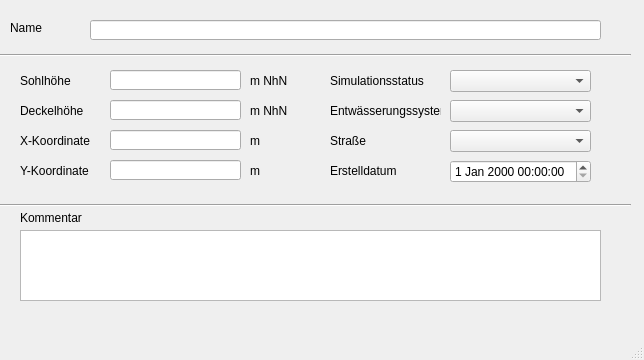
<?xml version="1.0" encoding="UTF-8"?>
<ui version="4.0">
 <class>MainWindow</class>
 <widget class="QMainWindow" name="MainWindow">
  <property name="geometry">
   <rect>
    <x>0</x>
    <y>0</y>
    <width>644</width>
    <height>360</height>
   </rect>
  </property>
  <property name="windowTitle">
   <string>MainWindow</string>
  </property>
  <widget class="QWidget" name="centralwidget">
   <widget class="QLabel" name="label">
    <property name="geometry">
     <rect>
      <x>10</x>
      <y>20</y>
      <width>46</width>
      <height>16</height>
     </rect>
    </property>
    <property name="text">
     <string>Name</string>
    </property>
   </widget>
   <widget class="QLabel" name="label_8">
    <property name="geometry">
     <rect>
      <x>250</x>
      <y>70</y>
      <width>46</width>
      <height>21</height>
     </rect>
    </property>
    <property name="text">
     <string>m NhN</string>
    </property>
   </widget>
   <widget class="QLabel" name="label_11">
    <property name="geometry">
     <rect>
      <x>250</x>
      <y>130</y>
      <width>46</width>
      <height>21</height>
     </rect>
    </property>
    <property name="text">
     <string>m</string>
    </property>
   </widget>
   <widget class="QLabel" name="label_5">
    <property name="geometry">
     <rect>
      <x>20</x>
      <y>100</y>
      <width>71</width>
      <height>21</height>
     </rect>
    </property>
    <property name="text">
     <string>Deckelhöhe</string>
    </property>
   </widget>
   <widget class="QLabel" name="label_6">
    <property name="geometry">
     <rect>
      <x>20</x>
      <y>130</y>
      <width>71</width>
      <height>21</height>
     </rect>
    </property>
    <property name="text">
     <string>X-Koordinate</string>
    </property>
   </widget>
   <widget class="QLabel" name="label_12">
    <property name="geometry">
     <rect>
      <x>250</x>
      <y>160</y>
      <width>46</width>
      <height>21</height>
     </rect>
    </property>
    <property name="text">
     <string>m</string>
    </property>
   </widget>
   <widget class="QLabel" name="label_10">
    <property name="geometry">
     <rect>
      <x>250</x>
      <y>100</y>
      <width>46</width>
      <height>21</height>
     </rect>
    </property>
    <property name="text">
     <string>m NhN</string>
    </property>
   </widget>
   <widget class="QLabel" name="label_9">
    <property name="geometry">
     <rect>
      <x>20</x>
      <y>160</y>
      <width>71</width>
      <height>21</height>
     </rect>
    </property>
    <property name="text">
     <string>Y-Koordinate</string>
    </property>
   </widget>
   <widget class="QLabel" name="label_3">
    <property name="geometry">
     <rect>
      <x>20</x>
      <y>70</y>
      <width>71</width>
      <height>21</height>
     </rect>
    </property>
    <property name="text">
     <string>Sohlhöhe</string>
    </property>
   </widget>
   <widget class="Line" name="line">
    <property name="geometry">
     <rect>
      <x>0</x>
      <y>40</y>
      <width>631</width>
      <height>31</height>
     </rect>
    </property>
    <property name="orientation">
     <enum>Qt::Horizontal</enum>
    </property>
   </widget>
   <widget class="QLabel" name="label_14">
    <property name="geometry">
     <rect>
      <x>20</x>
      <y>210</y>
      <width>81</width>
      <height>16</height>
     </rect>
    </property>
    <property name="text">
     <string>Kommentar</string>
    </property>
   </widget>
   <widget class="Line" name="line_2">
    <property name="geometry">
     <rect>
      <x>0</x>
      <y>190</y>
      <width>631</width>
      <height>31</height>
     </rect>
    </property>
    <property name="orientation">
     <enum>Qt::Horizontal</enum>
    </property>
   </widget>
   <widget class="QLabel" name="label_20">
    <property name="geometry">
     <rect>
      <x>330</x>
      <y>70</y>
      <width>111</width>
      <height>21</height>
     </rect>
    </property>
    <property name="text">
     <string>Simulationsstatus</string>
    </property>
   </widget>
   <widget class="QLabel" name="label_71">
    <property name="geometry">
     <rect>
      <x>330</x>
      <y>160</y>
      <width>71</width>
      <height>21</height>
     </rect>
    </property>
    <property name="text">
     <string>Erstelldatum</string>
    </property>
   </widget>
   <widget class="QLabel" name="label_40">
    <property name="geometry">
     <rect>
      <x>330</x>
      <y>100</y>
      <width>111</width>
      <height>21</height>
     </rect>
    </property>
    <property name="text">
     <string>Entwässerungssystem</string>
    </property>
   </widget>
   <widget class="QLineEdit" name="schnam">
    <property name="geometry">
     <rect>
      <x>90</x>
      <y>20</y>
      <width>511</width>
      <height>20</height>
     </rect>
    </property>
   </widget>
   <widget class="QLineEdit" name="sohlhoehe">
    <property name="geometry">
     <rect>
      <x>110</x>
      <y>70</y>
      <width>131</width>
      <height>20</height>
     </rect>
    </property>
   </widget>
   <widget class="QLineEdit" name="deckelhoehe">
    <property name="geometry">
     <rect>
      <x>110</x>
      <y>100</y>
      <width>131</width>
      <height>20</height>
     </rect>
    </property>
   </widget>
   <widget class="QLineEdit" name="xsch">
    <property name="geometry">
     <rect>
      <x>110</x>
      <y>130</y>
      <width>131</width>
      <height>20</height>
     </rect>
    </property>
   </widget>
   <widget class="QLineEdit" name="ysch">
    <property name="geometry">
     <rect>
      <x>110</x>
      <y>160</y>
      <width>131</width>
      <height>20</height>
     </rect>
    </property>
   </widget>
   <widget class="QComboBox" name="simstatus">
    <property name="geometry">
     <rect>
      <x>450</x>
      <y>70</y>
      <width>141</width>
      <height>22</height>
     </rect>
    </property>
   </widget>
   <widget class="QComboBox" name="entwart">
    <property name="geometry">
     <rect>
      <x>450</x>
      <y>100</y>
      <width>141</width>
      <height>22</height>
     </rect>
    </property>
   </widget>
   <widget class="QTextEdit" name="kommentar">
    <property name="geometry">
     <rect>
      <x>20</x>
      <y>230</y>
      <width>581</width>
      <height>71</height>
     </rect>
    </property>
   </widget>
   <widget class="QLabel" name="label_2">
    <property name="geometry">
     <rect>
      <x>330</x>
      <y>130</y>
      <width>46</width>
      <height>21</height>
     </rect>
    </property>
    <property name="text">
     <string>Straße</string>
    </property>
   </widget>
   <widget class="QComboBox" name="strasse">
    <property name="geometry">
     <rect>
      <x>450</x>
      <y>130</y>
      <width>141</width>
      <height>22</height>
     </rect>
    </property>
   </widget>
   <widget class="QgsDateTimeEdit" name="createdat">
    <property name="geometry">
     <rect>
      <x>450</x>
      <y>160</y>
      <width>141</width>
      <height>23</height>
     </rect>
    </property>
   </widget>
  </widget>
  <widget class="QMenuBar" name="menubar">
   <property name="geometry">
    <rect>
     <x>0</x>
     <y>0</y>
     <width>644</width>
     <height>21</height>
    </rect>
   </property>
  </widget>
  <widget class="QStatusBar" name="statusbar"/>
 </widget>
 <customwidgets>
  <customwidget>
   <class>QgsDateTimeEdit</class>
   <extends>QDateTimeEdit</extends>
   <header>qgsdatetimeedit.h</header>
  </customwidget>
 </customwidgets>
 <tabstops>
  <tabstop>schnam</tabstop>
  <tabstop>sohlhoehe</tabstop>
  <tabstop>deckelhoehe</tabstop>
  <tabstop>xsch</tabstop>
  <tabstop>ysch</tabstop>
  <tabstop>simstatus</tabstop>
  <tabstop>entwart</tabstop>
  <tabstop>strasse</tabstop>
  <tabstop>createdat</tabstop>
  <tabstop>kommentar</tabstop>
 </tabstops>
 <resources/>
 <connections/>
</ui>
